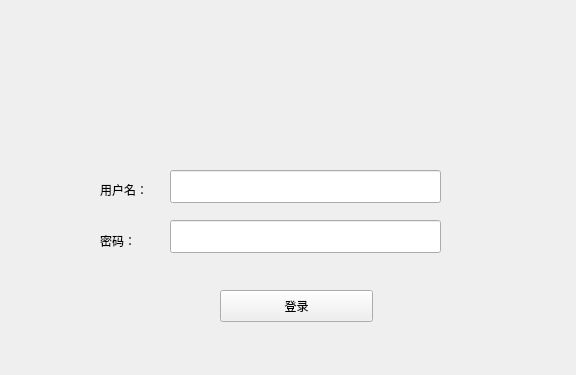
<?xml version="1.0" encoding="UTF-8"?>
<ui version="4.0">
 <class>LoginWindow</class>
 <widget class="QWidget" name="LoginWindow">
  <property name="geometry">
   <rect>
    <x>0</x>
    <y>0</y>
    <width>576</width>
    <height>375</height>
   </rect>
  </property>
  <property name="windowTitle">
   <string>Form</string>
  </property>
  <widget class="AvatarWidget" name="AvatarWidget">
   <property name="geometry">
    <rect>
     <x>250</x>
     <y>60</y>
     <width>96</width>
     <height>96</height>
    </rect>
   </property>
  </widget>
  <widget class="BodyLabel" name="BodyLabel">
   <property name="geometry">
    <rect>
     <x>100</x>
     <y>180</y>
     <width>63</width>
     <height>19</height>
    </rect>
   </property>
   <property name="text">
    <string>用户名：</string>
   </property>
  </widget>
  <widget class="BodyLabel" name="BodyLabel_2">
   <property name="geometry">
    <rect>
     <x>100</x>
     <y>230</y>
     <width>51</width>
     <height>21</height>
    </rect>
   </property>
   <property name="text">
    <string>密码：</string>
   </property>
  </widget>
  <widget class="PrimaryPushButton" name="PrimaryPushButton">
   <property name="geometry">
    <rect>
     <x>220</x>
     <y>290</y>
     <width>153</width>
     <height>32</height>
    </rect>
   </property>
   <property name="text">
    <string>登录</string>
   </property>
  </widget>
  <widget class="LineEdit" name="LineEdit">
   <property name="geometry">
    <rect>
     <x>170</x>
     <y>170</y>
     <width>271</width>
     <height>33</height>
    </rect>
   </property>
  </widget>
  <widget class="PasswordLineEdit" name="PasswordLineEdit">
   <property name="geometry">
    <rect>
     <x>170</x>
     <y>220</y>
     <width>271</width>
     <height>33</height>
    </rect>
   </property>
  </widget>
  <widget class="InfoBar" name="InfoBar">
   <property name="geometry">
    <rect>
     <x>40</x>
     <y>0</y>
     <width>489</width>
     <height>50</height>
    </rect>
   </property>
  </widget>
 </widget>
 <customwidgets>
  <customwidget>
   <class>PushButton</class>
   <extends>QPushButton</extends>
   <header>qfluentwidgets</header>
  </customwidget>
  <customwidget>
   <class>PrimaryPushButton</class>
   <extends>PushButton</extends>
   <header>qfluentwidgets</header>
  </customwidget>
  <customwidget>
   <class>BodyLabel</class>
   <extends>QLabel</extends>
   <header>qfluentwidgets</header>
  </customwidget>
  <customwidget>
   <class>ImageLabel</class>
   <extends>QLabel</extends>
   <header>qfluentwidgets</header>
  </customwidget>
  <customwidget>
   <class>AvatarWidget</class>
   <extends>ImageLabel</extends>
   <header>qfluentwidgets</header>
  </customwidget>
  <customwidget>
   <class>InfoBar</class>
   <extends>QFrame</extends>
   <header>qfluentwidgets</header>
  </customwidget>
  <customwidget>
   <class>LineEdit</class>
   <extends>QLineEdit</extends>
   <header>qfluentwidgets</header>
  </customwidget>
  <customwidget>
   <class>PasswordLineEdit</class>
   <extends>LineEdit</extends>
   <header>qfluentwidgets</header>
  </customwidget>
 </customwidgets>
 <resources/>
 <connections/>
</ui>
